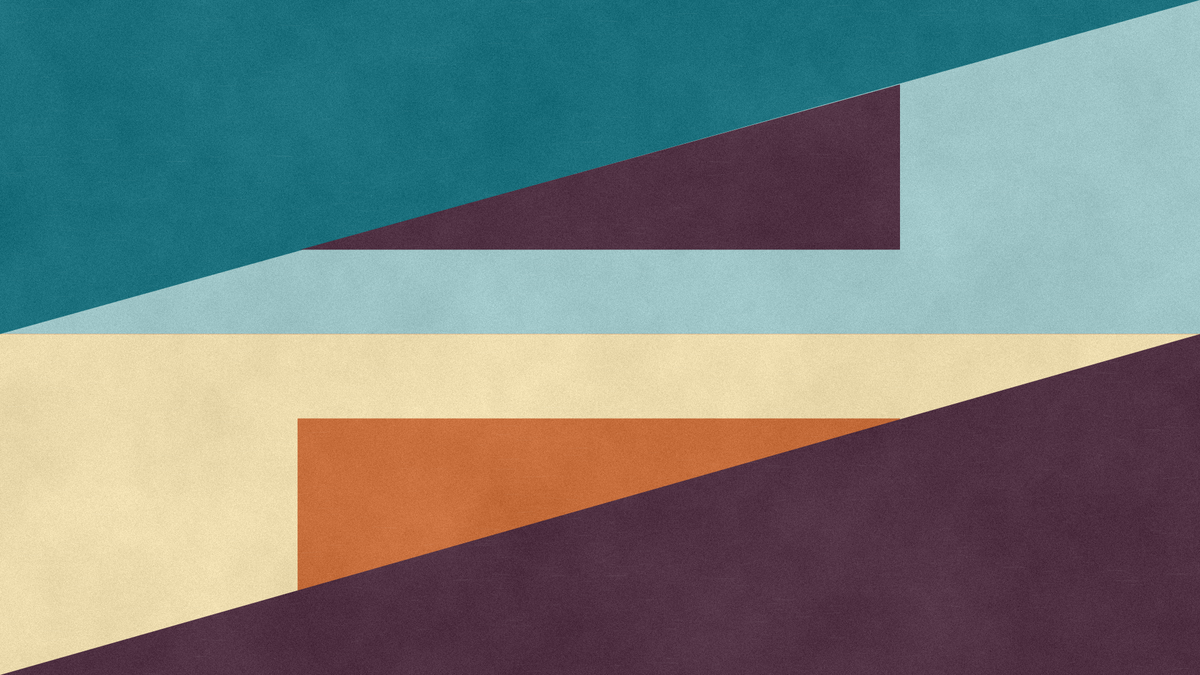
Frame 1 (no input)
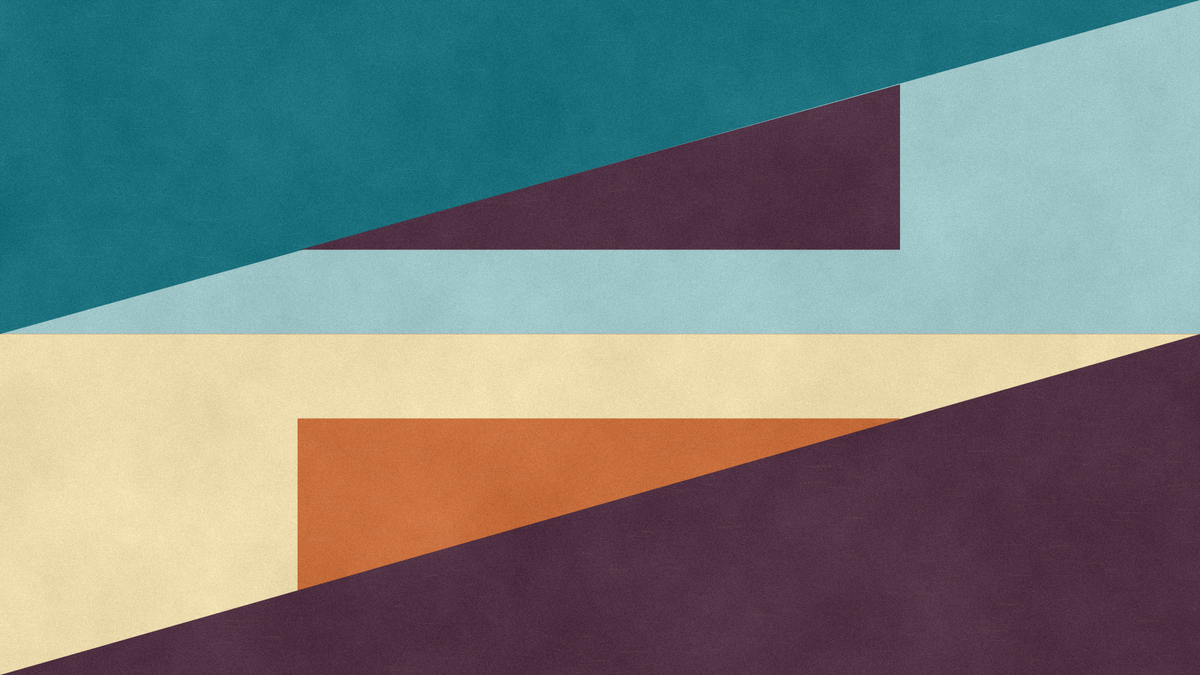
Frame 2 (the mouse pressed at the canvas centre, redrawn once)

The p5.js sketch that drew these frames (run headless with seeded random() and noise() and a simulated clock; the mouse was pressed at the canvas centre and the sketch redrawn once):

// p5.js sketch
// ── sketch.js
function setup() {
  createCanvas(1920, 1080);
  noLoop();
  noStroke();
  pixelDensity(1);
}

function draw() {
  const W = width;
  const H = height;

  background("#e85a12");

  fill("#9fc6c8");
  rect(0, 0, W, H * 0.495);

  fill("#eddcae");
  rect(0, H * 0.495, W, H * 0.505);

  fill("#1C717E");
  beginShape();
  vertex(0, 0);
  vertex(W, 0);
  vertex(0, H * 0.495);
  endShape(CLOSE);

  fill("#513244");
  beginShape();
  vertex(W * 0.25, H * 0.37);
  vertex(W * 0.75, H * 0.37);
  vertex(W * 0.75, H * 0.125);
  endShape(CLOSE);

  fill("#C76E3C");
  rect(W * 0.248, H * 0.62, W * 0.502, H * 0.255);

  fill("#513244");
  beginShape();
  vertex(0, H);
  vertex(W, H * 0.495);
  vertex(W, H);
  endShape(CLOSE);

  addPaintTexture();
}

function addPaintTexture() {
  loadPixels();

  for (let y = 0; y < height; y++) {
    for (let x = 0; x < width; x++) {
      const i = 4 * (y * width + x);

      const n1 = noise(x * 0.006, y * 0.006);
      const n2 = noise(x * 0.035 + 40, y * 0.035 + 80);
      const grain = random(-10, 10);
      const paper = map(n1, 0, 1, -9, 8) + map(n2, 0, 1, -4, 4) + grain;

      pixels[i + 0] = constrain(pixels[i + 0] + paper, 0, 255);
      pixels[i + 1] = constrain(pixels[i + 1] + paper, 0, 255);
      pixels[i + 2] = constrain(pixels[i + 2] + paper, 0, 255);

      if (random() < 0.045) {
        const fleck = random(-18, 16);
        pixels[i + 0] = constrain(pixels[i + 0] + fleck, 0, 255);
        pixels[i + 1] = constrain(pixels[i + 1] + fleck, 0, 255);
        pixels[i + 2] = constrain(pixels[i + 2] + fleck, 0, 255);
      }
    }
  }

  updatePixels();

  noFill();

  for (let i = 0; i < 1800; i++) {
    stroke(255, random(5, 18));
    strokeWeight(random(0.4, 1.2));
    const x = random(width);
    const y = random(height);
    line(x, y, x + random(-40, 40), y + random(-2, 2));
  }

  for (let i = 0; i < 900; i++) {
    stroke(0, random(3, 12));
    strokeWeight(random(0.3, 0.8));
    const x = random(width);
    const y = random(height);
    line(x, y, x + random(-25, 25), y + random(-1.5, 1.5));
  }
}
